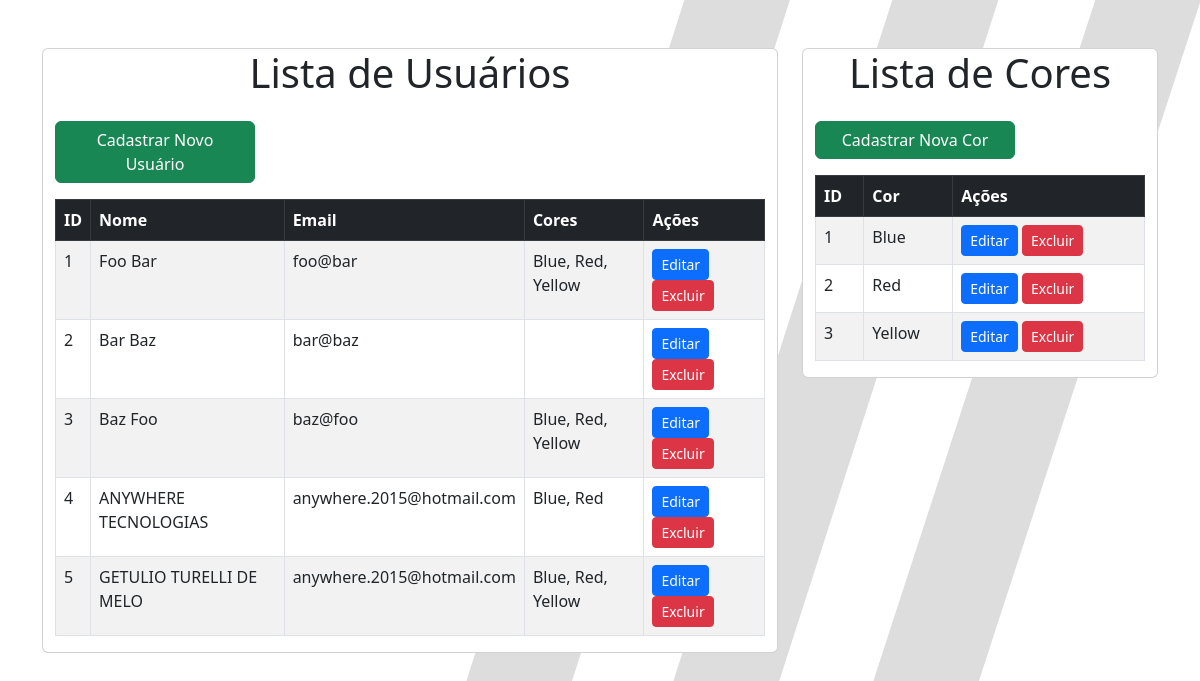
Before: / with the older database file.
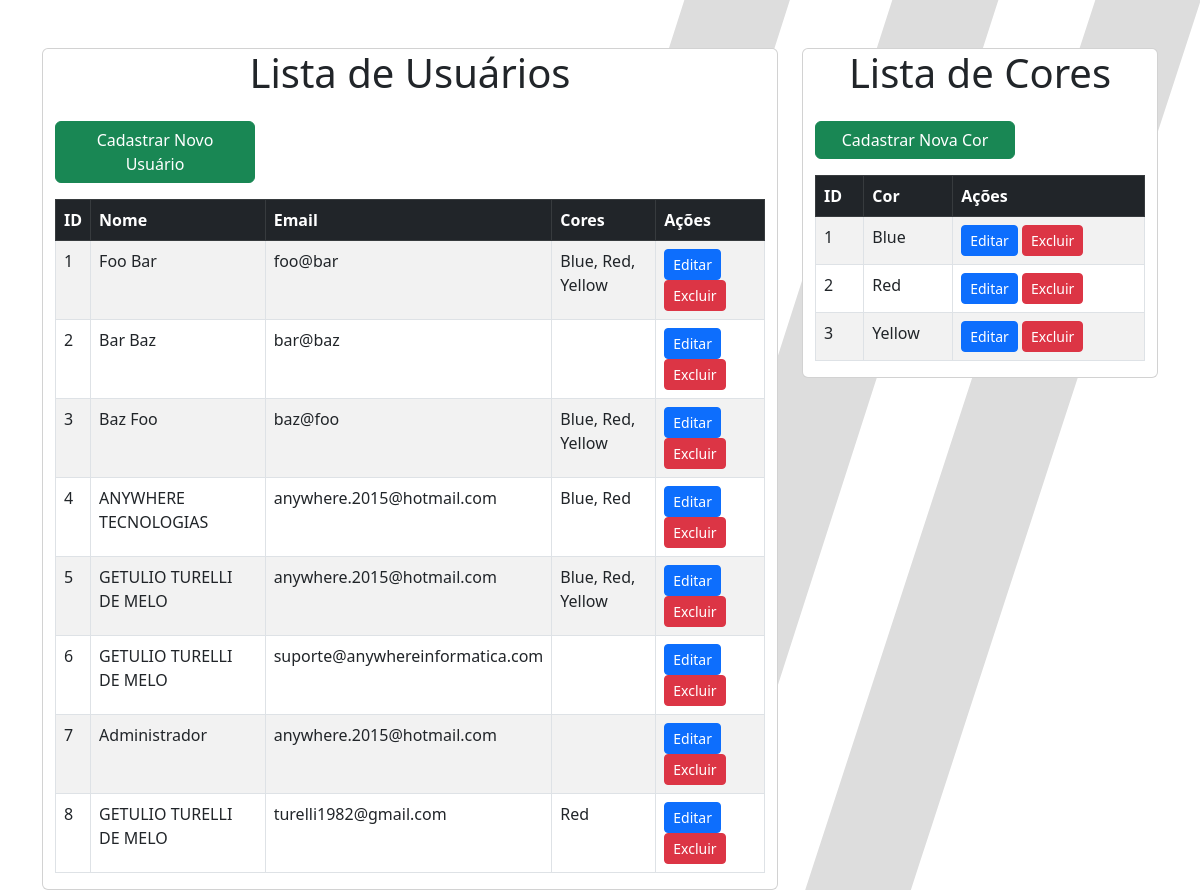
After: the same page with the newer database file.
### tables this page shows
CREATE TABLE users(
    id INTEGER PRIMARY KEY,
    name varchar(100) NOT NULL,
    email varchar(100) NOT NULL
);

CREATE TABLE colors(

    id INTEGER PRIMARY KEY,
    name varchar(50) NOT NULL
);

### connection.php (called while the page is built, shortened)
<?php
class Connection {
    private $databaseFile;
    private $connection;
    public function __construct()
    {
        $this->databaseFile = realpath(__DIR__ . "/database/db.sqlite");
    }
    private function connect()
    {
        try {
            $this->connection = new PDO("sqlite:{$this->databaseFile}");
            $this->connection->setAttribute(PDO::ATTR_ERRMODE, PDO::ERRMODE_EXCEPTION);
        } catch (PDOException $e) {
            echo "Erro ao conectar ao banco de dados: " . $e->getMessage();
        }
    }
    public function getConnection()
    {
        return $this->connection ?: $this->connect();
    }
    public function query($query)
    {
        $result = $this->getConnection()->query($query);
        $result->setFetchMode(PDO::FETCH_INTO, new stdClass);
        return $result;
    }
    public function prepare($query)
    {
        return $this->getConnection()->prepare($query);
    }
}
?>

### views/partes/header.php (shortened to what this page needs)
<!DOCTYPE html>
<html lang="en">
<head>
    <link href="https://cdn.jsdelivr.net/npm/bootstrap@5.3.0/dist/css/bootstrap.min.css" rel="stylesheet">
</head>
<body>

### index.php (shortened to what this page needs)
<?php
include __DIR__ . '/views/partes/header.php';
require __DIR__ . '/connection.php';
?>
<div class="container">
    <div class="row">
        <div class="col-md-8">
            <?php include __DIR__ . '/views/users/users.php'; ?>
        </div>
        <div class="col-md-4">
            <?php include __DIR__ . '/views/colors/colors.php'; ?>
        </div>
    </div>
</div>
<?php include __DIR__ . '/views/partes/footer.php'; ?>

### views/users/users.php (shortened to what this page needs)
<?php
$connection = new Connection();
$users = $connection->query("SELECT * FROM users")->fetchAll(PDO::FETCH_OBJ);
?>
<div class="container mt-5 card">
    <h1 class="text-center mb-4">Lista de Usuários</h1>
    <button class="btn btn-success mb-3" style="max-width: 200px;" data-bs-toggle="modal" data-bs-target="#addNewUserModal">Cadastrar Novo Usuário</button>
    <table class="table table-striped table-bordered">
        <thead class="table-dark">
            <tr>
                <th>ID</th>
                <th>Nome</th>
                <th>Email</th>
                <th>Cores</th>
                <th>Ações</th>
            </tr>
        </thead>
        <tbody>
            <?php foreach ($users as $user): ?>
                <tr>
                    <td><?= htmlspecialchars($user->id) ?></td>
                    <td><?= htmlspecialchars($user->name) ?></td>
                    <td><?= htmlspecialchars($user->email) ?></td>
                    <td>
                        <?php
                        $stmt = $connection->prepare("SELECT c.name FROM colors c INNER JOIN user_colors uc ON c.id = uc.color_id WHERE uc.user_id = :user_id");
                        $stmt->bindParam(':user_id', $user->id, PDO::PARAM_INT);
                        $stmt->execute();
                        $userColors = $stmt->fetchAll(PDO::FETCH_COLUMN);
                        echo implode(', ', $userColors);
                        ?>
                    </td>
                    <td>
                        <button class="btn btn-primary btn-sm" data-bs-toggle="modal" data-bs-target="#editUserModal<?= htmlspecialchars($user->id) ?>">Editar</button>
                        <a href="app/users/delete_user.php?id=<?= htmlspecialchars($user->id) ?>" class="btn btn-danger btn-sm">Excluir</a>
                    </td>
                </tr>
            <?php endforeach; ?>
        </tbody>
    </table>
</div>

### views/colors/colors.php (shortened to what this page needs)
<div class="container mt-5 card">
    <h1 class="text-center mb-4">Lista de Cores</h1>
    <button class="btn btn-success mb-3" style="max-width: 200px;" data-bs-toggle="modal" data-bs-target="#addColorModal">Cadastrar Nova Cor</button>
    <?php
    $connection = new Connection();
    $colors = $connection->query("SELECT * FROM colors")->fetchAll(PDO::FETCH_OBJ);
    ?>
    <table class="table table-striped table-bordered">
        <thead class="table-dark">
            <tr>
                <th>ID</th>
                <th>Cor</th>
                <th>Ações</th>
            </tr>
        </thead>
        <tbody>
            <?php foreach ($colors as $color): ?>
                <tr>
                    <td><?= htmlspecialchars($color->id) ?></td>
                    <td><?= htmlspecialchars($color->name) ?></td>
                    <td>
                        <button class="btn btn-primary btn-sm" data-bs-toggle="modal" data-bs-target="#editColorModal<?= htmlspecialchars($color->id) ?>">Editar</button>
                        <a href="app/colors/delete_color.php?id=<?= htmlspecialchars($color->id) ?>" class="btn btn-danger btn-sm">Excluir</a>
                    </td>
                </tr>
            <?php endforeach; ?>
        </tbody>
    </table>
</div>

### views/partes/footer.php (shortened to what this page needs)
</body>
</html>

### views/partes/header.php (style rules this page uses)
body { background-repeat: no-repeat; background-size: cover; background-attachment: fixed; }

Changed rows visible on the page:
added users: id "6", name "GETULIO TURELLI DE MELO", email "suporte@anywhereinformatica.com"
added users: id "7", name "Administrador", email "anywhere.2015@hotmail.com"
added users: id "8", name "GETULIO TURELLI DE MELO", email "turelli1982@gmail.com", userColors "Red"
